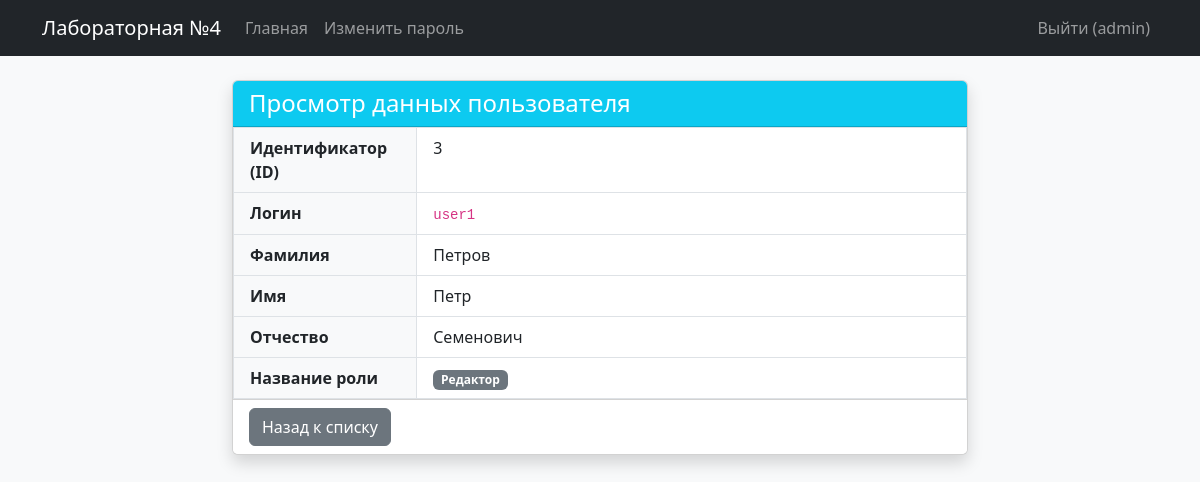
The page /users/3 (signed in) on the database its author committed.
### tables this page shows
CREATE TABLE users (
    id INTEGER PRIMARY KEY AUTOINCREMENT,
    login TEXT NOT NULL UNIQUE,
    password_hash TEXT NOT NULL,
    last_name TEXT,
    first_name TEXT NOT NULL,
    middle_name TEXT,
    role_id INTEGER,
    created_at TIMESTAMP DEFAULT CURRENT_TIMESTAMP,
    FOREIGN KEY (role_id) REFERENCES roles(id) ON DELETE SET NULL
);

CREATE TABLE roles (
    id INTEGER PRIMARY KEY AUTOINCREMENT,
    name TEXT NOT NULL UNIQUE,
    description TEXT
);

### app.py (the view)
@app.route('/users/<int:user_id>')
def view_user(user_id):
    conn = get_db_conn()
    user_row = conn.execute('''
        SELECT u.id, u.login, u.last_name, u.first_name, u.middle_name, r.name as role_name
        FROM users u
        LEFT JOIN roles r ON u.role_id = r.id
        WHERE u.id = ?
    ''', (user_id,)).fetchone()
    conn.close()
    if not user_row:
        flash('Пользователь не найден.', 'danger')
        return redirect(url_for('index'))
    return render_template('view.html', user=user_row)

### app.py (called while the page is built)
def get_db_conn():
    conn = sqlite3.connect(app.config['DATABASE'])
    conn.row_factory = sqlite3.Row
    return conn

@login_manager.user_loader
def load_user(user_id):
    conn = get_db_conn()
    res = conn.execute('SELECT id, login, role_id FROM users WHERE id = ?', (user_id,)).fetchone()
    conn.close()
    if res:
        return User(res['id'], res['login'], res['role_id'])
    return None

### templates/view.html
{% extends "base.html" %}
{% block content %}
<div class="row justify-content-center">
    <div class="col-md-8">
        <div class="card shadow">
            <div class="card-header bg-info text-white">
                <h4 class="mb-0">Просмотр данных пользователя</h4>
            </div>
            <div class="card-body p-0">
                <table class="table table-bordered mb-0">
                    <tbody>
                        <tr>
                            <th scope="row" class="w-25 bg-light ps-3">Идентификатор (ID)</th>
                            <td class="ps-3">{{ user.id }}</td>
                        </tr>
                        <tr>
                            <th scope="row" class="bg-light ps-3">Логин</th>
                            <td class="ps-3"><code>{{ user.login }}</code></td>
                        </tr>
                        <tr>
                            <th scope="row" class="bg-light ps-3">Фамилия</th>
                            <td class="ps-3">{{ user.last_name or '—' }}</td>
                        </tr>
                        <tr>
                            <th scope="row" class="bg-light ps-3">Имя</th>
                            <td class="ps-3">{{ user.first_name }}</td>
                        </tr>
                        <tr>
                            <th scope="row" class="bg-light ps-3">Отчество</th>
                            <td class="ps-3">{{ user.middle_name or '—' }}</td>
                        </tr>
                        <tr>
                            <th scope="row" class="bg-light ps-3">Название роли</th>
                            <td class="ps-3"><span class="badge bg-secondary">{{ user.role_name or 'Нет роли' }}</span></td>
                        </tr>
                    </tbody>
                </table>
            </div>
            <div class="card-footer bg-white">
                <a href="{{ url_for('index') }}" class="btn btn-secondary">Назад к списку</a>
            </div>
        </div>
    </div>
</div>
{% endblock %}

### templates/base.html (shortened to what this page needs)
<!DOCTYPE html>
<html lang="ru">
<head>
    <link href="https://cdn.jsdelivr.net/npm/bootstrap@5.3.0/dist/css/bootstrap.min.css" rel="stylesheet">
</head>
<body class="bg-light">
    <nav class="navbar navbar-expand-lg navbar-dark bg-dark mb-4">
        <div class="container">
            <a class="navbar-brand" href="{{ url_for('index') }}">Лабораторная №4</a>
            <div class="collapse navbar-collapse" id="navbarNav">
                <ul class="navbar-nav me-auto">
                    <li class="nav-item">
                        <a class="nav-link {{ 'active' if request.endpoint == 'index' }}"
                           href="{{ url_for('index') }}">Главная</a>
                    </li>
                    {% if current_user.is_authenticated %}
                    <li class="nav-item">
                        <a class="nav-link {{ 'active' if request.endpoint == 'change_password' }}"
                           href="{{ url_for('change_password') }}">Изменить пароль</a>
                    </li>
                    {% endif %}
                </ul>
                <ul class="navbar-nav">
                    {% if current_user.is_authenticated %}
                    <li class="nav-item">
                        <a class="nav-link" href="{{ url_for('logout') }}">Выйти ({{ current_user.login }})</a>
                    </li>
                    {% else %}
                    <li class="nav-item">
                        <a class="nav-link {{ 'active' if request.endpoint == 'login' }}"
                           href="{{ url_for('login') }}">Войти</a>
                    </li>
                    {% endif %}
                </ul>
            </div>
        </div>
    </nav>
    <div class="container">
        {% block content %}{% endblock %}
    </div>
</body>
</html>

### rows shown on the page
users: login "admin"
users: id "3", login "user1", last_name "Петров", first_name "Петр", middle_name "Семенович"
roles: name "Редактор"
